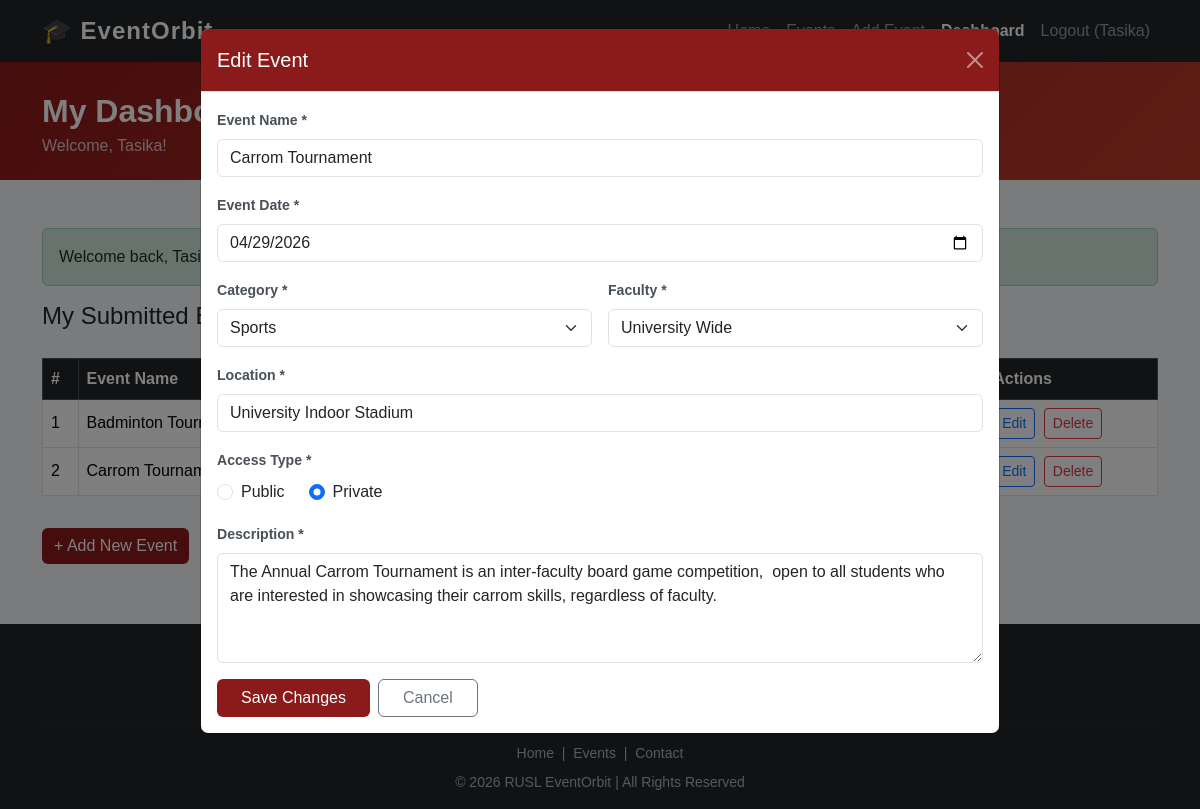
The app's page /dashboard.php?edit=4 (signed in) with its own data.
### tables this page shows
CREATE TABLE IF NOT EXISTS `events` (
  `id` int NOT NULL AUTO_INCREMENT,
  `user_id` int NOT NULL,
  `event_name` varchar(150) NOT NULL,
  `event_date` date NOT NULL,
  `category` enum('Academic','Cultural','Sports','Workshop') NOT NULL,
  `faculty` varchar(100) NOT NULL,
  `location` varchar(150) NOT NULL,
  `access_type` enum('Public','Private') NOT NULL DEFAULT 'Public',
  `description` text NOT NULL,
  `image_path` varchar(255) DEFAULT NULL,
  `status` enum('pending','approved') NOT NULL DEFAULT 'pending',
  `created_at` datetime DEFAULT CURRENT_TIMESTAMP,
  PRIMARY KEY (`id`),
  KEY `user_id` (`user_id`)
);

### dashboard.php (the view, shortened to what this page needs)
<?php
require_once 'includes/db.php';
require_once 'includes/functions.php';
$editEvent = null;
if (isset($_GET['edit']) && is_numeric($_GET['edit'])) {
    $stmt = $pdo->prepare('SELECT * FROM events WHERE id = ? AND user_id = ?');
    $stmt->execute([$_GET['edit'], $_SESSION['user_id']]);
    $editEvent = $stmt->fetch();
}
$stmt = $pdo->prepare('SELECT * FROM events WHERE user_id = ? ORDER BY created_at DESC');
$stmt->execute([$_SESSION['user_id']]);
$myEvents = $stmt->fetchAll();
?>
<!DOCTYPE html>
<html lang="en">
<head>
    <link href="https://cdn.jsdelivr.net/npm/bootstrap@5.3.2/dist/css/bootstrap.min.css" rel="stylesheet">
    <link rel="stylesheet" href="style.css">
</head>
<body>
<nav class="navbar navbar-expand-lg navbar-dark bg-dark">
    <div class="container">
        <a class="navbar-brand" href="index.html">🎓 EventOrbit</a>
        <div class="collapse navbar-collapse" id="navMenu">
            <ul class="navbar-nav ms-auto">
                <li class="nav-item"><a class="nav-link" href="index.html">Home</a></li>
                <li class="nav-item"><a class="nav-link" href="events.html">Events</a></li>
                <li class="nav-item"><a class="nav-link" href="add-event.html">Add Event</a></li>
                <li class="nav-item"><a class="nav-link active" href="dashboard.php">Dashboard</a></li>
                <li class="nav-item">
                    <a class="nav-link" href="auth/logout.php">
                        Logout (<?= htmlspecialchars($_SESSION['username']) ?>)
                    </a>
                </li>
            </ul>
        </div>
    </div>
</nav>
<div style="background:linear-gradient(135deg,#8B1A1A,#c0392b);color:white;padding:30px 0 22px;">
    <div class="container">
        <h2 class="fw-bold mb-1">My Dashboard</h2>
        <p class="mb-0 opacity-75">Welcome, <?= htmlspecialchars($_SESSION['username']) ?>!</p>
    </div>
</div>
<div class="container mt-5 mb-5">
    <h4 class="mb-4">My Submitted Events
        <span class="badge" style="background:#8B1A1A;"><?= count($myEvents) ?></span>
    </h4>
    <?php if (empty($myEvents)): ?>
        <div class="alert alert-info">
            No events submitted yet.
            <a href="add-event.html" class="alert-link">Submit your first event →</a>
        </div>
    <?php else: ?>
        <div class="table-responsive">
            <table class="table table-bordered table-hover align-middle">
                <thead class="table-dark">
                    <tr>
                        <th>#</th>
                        <th>Event Name</th>
                        <th>Date</th>
                        <th>Category</th>
                        <th>Faculty</th>
                        <th>Access</th>
                        <th>Status</th>
                        <th>Actions</th>
                    </tr>
                </thead>
                <tbody>
                    <?php foreach ($myEvents as $i => $ev): ?>
                    <tr>
                        <td><?= $i + 1 ?></td>
                        <td><?= htmlspecialchars($ev['event_name']) ?></td>
                        <td><?= $ev['event_date'] ?></td>
                        <td><?= $ev['category'] ?></td>
                        <td><?= $ev['faculty'] ?></td>
                        <td>
                            <?php if ($ev['access_type'] === 'Public'): ?>
                                <span class="badge bg-success">Public</span>
                            <?php else: ?>
                                <span class="badge bg-secondary">Private</span>
                            <?php endif; ?>
                        </td>
                        <td>
                            <?php if ($ev['status'] === 'approved'): ?>
                                <span class="badge bg-success">✅ Approved</span>
                            <?php else: ?>
                                <span class="badge bg-warning text-dark">⏳ Pending Review</span>
                            <?php endif; ?>
                        </td>
                        <td>
                            <a href="dashboard.php?edit=<?= $ev['id'] ?>"
                               class="btn btn-sm btn-outline-primary me-1">Edit</a>
                            <a href="dashboard.php?delete=<?= $ev['id'] ?>"
                               class="btn btn-sm btn-outline-danger"
                               onclick="return confirm('Are you sure you want to delete this event?')">Delete</a>
                        </td>
                    </tr>
                    <?php endforeach; ?>
                </tbody>
            </table>
        </div>
    <?php endif; ?>
    <a href="add-event.html" class="btn btn-rusl mt-3">+ Add New Event</a>
</div>
<?php if ($editEvent): ?>
<div class="modal fade show" style="display:block;background:rgba(0,0,0,0.5);" tabindex="-1">
    <div class="modal-dialog modal-lg">
        <div class="modal-content">
            <div class="modal-header" style="background:#8B1A1A;color:white;">
                <h5 class="modal-title">Edit Event</h5>
                <a href="dashboard.php" class="btn-close" style="filter:invert(1)"></a>
            </div>
            <div class="modal-body">
                <form method="POST">
                    <div class="mb-3">
                        <label class="form-label">Event Name *</label>
                        <input type="text" name="eventName" class="form-control"
                               value="<?= htmlspecialchars($editEvent['event_name']) ?>" required>
                    </div>
                    <div class="mb-3">
                        <label class="form-label">Event Date *</label>
                        <input type="date" name="eventDate" class="form-control"
                               value="<?= $editEvent['event_date'] ?>" required>
                    </div>
                    <div class="row g-3 mb-3">
                        <div class="col-md-6">
                            <label class="form-label">Category *</label>
                            <select name="eventCategory" class="form-select" required>
                                <?php foreach (['Academic','Cultural','Sports','Workshop'] as $cat): ?>
                                    <option value="<?= $cat ?>" <?= $editEvent['category'] === $cat ? 'selected' : '' ?>><?= $cat ?></option>
                                <?php endforeach; ?>
                            </select>
                        </div>
                        <div class="col-md-6">
                            <label class="form-label">Faculty *</label>
                            <select name="eventFaculty" class="form-select" required>
                                <?php foreach (['FAS'=>'Faculty of Applied Sciences','FOT'=>'Faculty of Technology','MGT'=>'Faculty of Management Studies','FSSH'=>'Faculty of Social Sciences & Humanities','FOA'=>'Faculty of Agriculture','FMAS'=>'Faculty of Medicine & Allied Sciences','University'=>'University Wide'] as $val => $label): ?>
                                    <option value="<?= $val ?>" <?= $editEvent['faculty'] === $val ? 'selected' : '' ?>><?= $label ?></option>
                                <?php endforeach; ?>
                            </select>
                        </div>
                    </div>
                    <div class="mb-3">
                        <label class="form-label">Location *</label>
                        <input type="text" name="eventLocation" class="form-control"
                               value="<?= htmlspecialchars($editEvent['location']) ?>" required>
                    </div>
                    <div class="mb-3">
                        <label class="form-label">Access Type *</label>
                        <div class="d-flex gap-4">
                            <div class="form-check">
                                <input class="form-check-input" type="radio" name="accessType"
                                       value="Public" <?= $editEvent['access_type'] === 'Public' ? 'checked' : '' ?>>
                                <label class="form-check-label">Public</label>
                            </div>
                            <div class="form-check">
                                <input class="form-check-input" type="radio" name="accessType"
                                       value="Private" <?= $editEvent['access_type'] === 'Private' ? 'checked' : '' ?>>
                                <label class="form-check-label">Private</label>
                            </div>
                        </div>
                    </div>
                    <div class="mb-3">
                        <label class="form-label">Description *</label>
                        <textarea name="eventDescription" class="form-control" rows="4" required><?= htmlspecialchars($editEvent['description']) ?></textarea>
                    </div>
                    <div class="d-flex gap-2">
                        <button type="submit" class="btn btn-rusl px-4">Save Changes</button>
                        <a href="dashboard.php" class="btn btn-outline-secondary px-4">Cancel</a>
                    </div>
                </form>
            </div>
        </div>
    </div>
</div>
<?php endif; ?>
<footer>
    <div class="container text-center">
        <div class="footer-brand">🎓 EventOrbit</div>
        <p class="small mb-3">Rajarata University of Sri Lanka – Department of Computing</p>
        <p class="small mb-2">
            <a href="index.html">Home</a> &nbsp;|&nbsp;
            <a href="events.html">Events</a> &nbsp;|&nbsp;
            <a href="contact.html">Contact</a>
        </p>
        <p class="small mb-0">© 2026 RUSL EventOrbit | All Rights Reserved</p>
    </div>
</footer>
</body>
</html>

### style.css (style rules this page uses)
body { font-family: Arial, Helvetica, sans-serif; background: #f5f7fa; }
:root { --rusl-red: #8B1A1A; --rusl-red-hover: #6e1414; --rusl-dark: #212529; }
.navbar-brand { font-size: 1.5rem; font-weight: bold; letter-spacing: 1px; }
.nav-link.active { font-weight: bold; color: white !important; }
.btn-rusl { background-color: #8B1A1A; color: white; border: none; }
.modal-header { background: #8B1A1A; color: white; }
.modal-header .btn-close { filter: invert(1); }
.form-label { font-weight: 600; font-size: 0.88rem; color: #495057; }
footer { background: #212529; color: #adb5bd; padding: 28px 20px 16px; margin-top: 60px; }
footer .footer-brand { font-size: 1.3rem; font-weight: bold; color: white; margin-bottom: 6px; }
footer a { color: #adb5bd; text-decoration: none; }

### records on screen
events: event_name "Badminton Tournment"
events: event_name "Carrom Tournament", eventName "Carrom Tournament", eventDate "04/29/2026", eventCategory "Sports", eventFaculty "University Wide", eventLocation "University Indoor Stadium", access_type "☑", eventDescription "The Annual Carrom Tournament is an inter-faculty board game competition, open to all students who are interested in showcasing their carrom skills, regardless of faculty."

### other values on screen
$_SESSION['username'] "Tasika"
$f['message'] "Welcome back, Tasika!"
